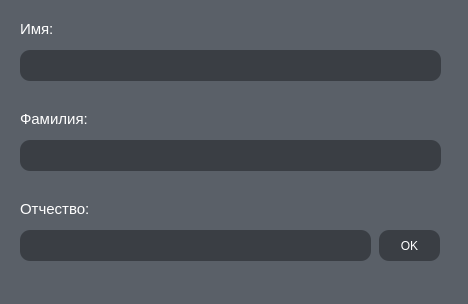
<?xml version="1.0" encoding="UTF-8"?>
<ui version="4.0">
 <class>addMan</class>
 <widget class="QWidget" name="addMan">
  <property name="geometry">
   <rect>
    <x>0</x>
    <y>0</y>
    <width>468</width>
    <height>304</height>
   </rect>
  </property>
  <property name="minimumSize">
   <size>
    <width>468</width>
    <height>304</height>
   </size>
  </property>
  <property name="maximumSize">
   <size>
    <width>468</width>
    <height>304</height>
   </size>
  </property>
  <property name="windowTitle">
   <string>Form</string>
  </property>
  <property name="styleSheet">
   <string notr="true">background-color: #5a6068;</string>
  </property>
  <widget class="QLabel" name="label">
   <property name="geometry">
    <rect>
     <x>20</x>
     <y>20</y>
     <width>52</width>
     <height>17</height>
    </rect>
   </property>
   <property name="styleSheet">
    <string notr="true">font-size: 15px;
color: white;
</string>
   </property>
   <property name="text">
    <string>Имя:</string>
   </property>
  </widget>
  <widget class="QLineEdit" name="nameMan">
   <property name="geometry">
    <rect>
     <x>20</x>
     <y>50</y>
     <width>421</width>
     <height>31</height>
    </rect>
   </property>
   <property name="styleSheet">
    <string notr="true">border-radius: 10px; 
color: white;
background-color: #3a3e44;</string>
   </property>
  </widget>
  <widget class="QLabel" name="label_2">
   <property name="geometry">
    <rect>
     <x>20</x>
     <y>110</y>
     <width>91</width>
     <height>17</height>
    </rect>
   </property>
   <property name="styleSheet">
    <string notr="true">font-size: 15px;
color: white;
</string>
   </property>
   <property name="text">
    <string>Фамилия:</string>
   </property>
  </widget>
  <widget class="QLineEdit" name="familyMan">
   <property name="geometry">
    <rect>
     <x>20</x>
     <y>140</y>
     <width>421</width>
     <height>31</height>
    </rect>
   </property>
   <property name="styleSheet">
    <string notr="true">border-radius: 10px; 
color: white;
background-color: #3a3e44;</string>
   </property>
  </widget>
  <widget class="QLineEdit" name="otchestvoMan">
   <property name="geometry">
    <rect>
     <x>20</x>
     <y>230</y>
     <width>351</width>
     <height>31</height>
    </rect>
   </property>
   <property name="styleSheet">
    <string notr="true">border-radius: 10px; 
color: white;
background-color: #3a3e44;</string>
   </property>
  </widget>
  <widget class="QLabel" name="label_3">
   <property name="geometry">
    <rect>
     <x>20</x>
     <y>200</y>
     <width>101</width>
     <height>17</height>
    </rect>
   </property>
   <property name="styleSheet">
    <string notr="true">font-size: 15px;
color: white;
</string>
   </property>
   <property name="text">
    <string>Отчество: </string>
   </property>
  </widget>
  <widget class="QPushButton" name="pushButton">
   <property name="geometry">
    <rect>
     <x>379</x>
     <y>230</y>
     <width>61</width>
     <height>31</height>
    </rect>
   </property>
   <property name="styleSheet">
    <string notr="true">border-radius: 10px; 
color: white;
background-color: #3a3e44;</string>
   </property>
   <property name="text">
    <string>OK</string>
   </property>
  </widget>
 </widget>
 <resources/>
 <connections/>
</ui>
